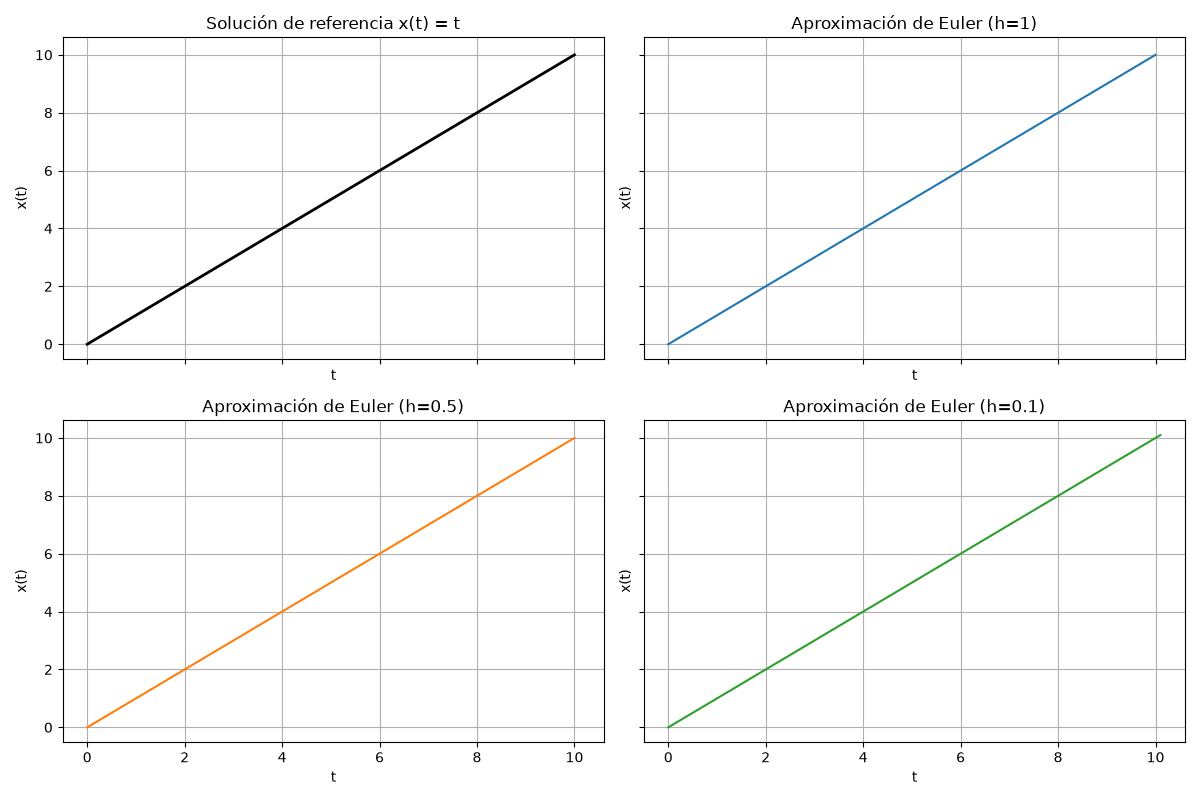

The Python source for this figure:
import sys
from pathlib import Path
sys.path.append(str(Path(__file__).resolve().parent.parent))
from metodos_euler import euler
import matplotlib.pyplot as plt

def f(t, x):
    return 1

def solucion(t):
    return t

fig, axes = plt.subplots(2, 2, figsize=(12, 8), sharex=True, sharey=True)
axes = axes.flatten()

axes[0].plot(
    [0, 10],
    [solucion(0), solucion(10)],
    color="black",
    linewidth=2,
)
axes[0].set_title("Solución de referencia x(t) = t")

for ax, h, color in zip(
    axes[1:],
    (1, 0.5, 0.1),
    ("tab:blue", "tab:orange", "tab:green"),
):
    t_values, x_values, steps = euler(f, 0, 0, 10, h)
    ax.plot(
        t_values,
        x_values,
        linestyle="-",
        color=color,
    )
    ax.set_title(f"Aproximación de Euler (h={h})")

for ax in axes:
    ax.set_xlabel("t")
    ax.set_ylabel("x(t)")
    ax.grid(True)

fig.tight_layout()
plt.show()
